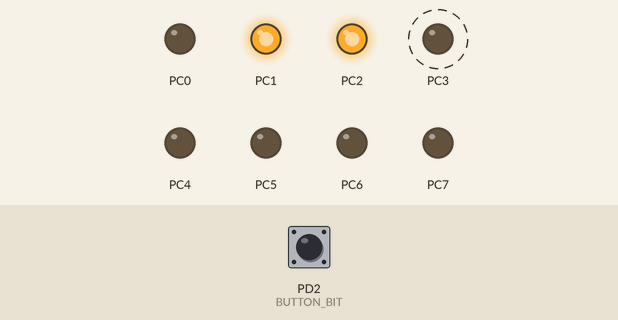
Recording of a program running on a simulated ATmega8515, built with avr-gcc and emulated at 8 MHz. Parts: output pins drawn as LEDs (lit = HIGH). Dashed ring = blinking. Inputs (shaded band) come from the test bench; at power-on: PD2 (BUTTON_BIT) HIGH. Random numbers use the default seed unless the program sets one; pins used as bus, display or sensor lines are not drawn.

Above: at 1.8 s.
1.9 s: PD2 (BUTTON_BIT) pulled LOW for 0.65 s
5.6 s: PD2 (BUTTON_BIT) pulled LOW for 1 s
At 8.3 s:
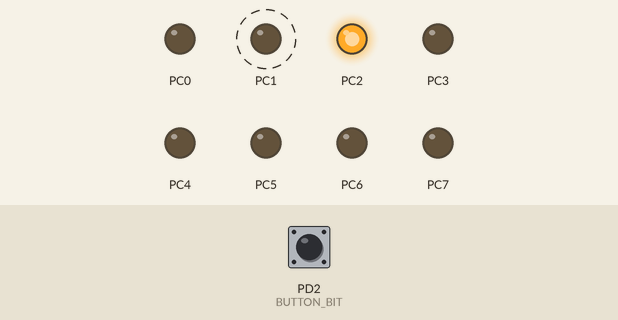
9.7 s: PD2 (BUTTON_BIT) pulled LOW for 0.65 s
At 10.8 s:
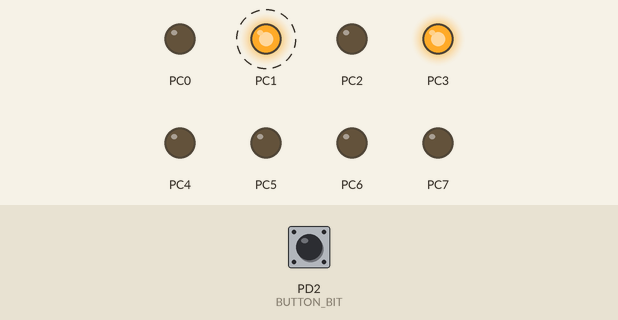
13.4 s: PD2 (BUTTON_BIT) pulled LOW for 3.2 s
At 15.0 s:
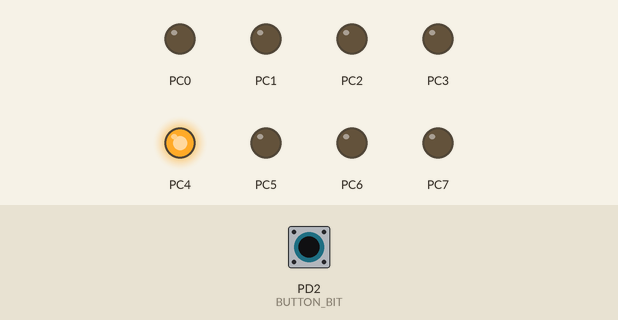
18.2 s: PD2 (BUTTON_BIT) pulled LOW for 1 s
22.3 s: PD2 (BUTTON_BIT) pulled LOW for 3.2 s
At 32.8 s:
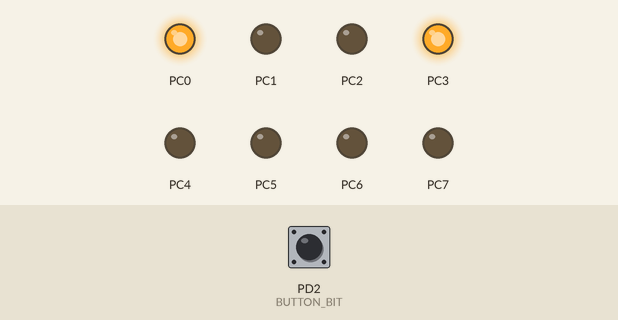
Timing chart, 0 to 48.5 s (numbered marks = the images above; inputs shaded):
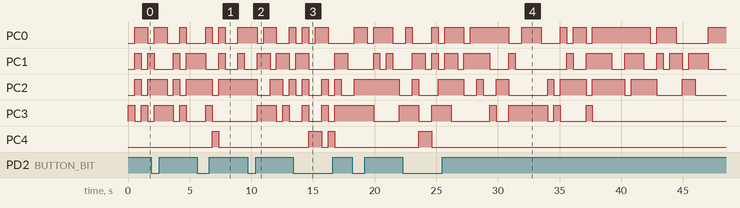

Measured:
- after the input at 5.6 s, PC3: LOW → HIGH after 0.70 s, → LOW 0.53 s later; PC4: LOW → HIGH after 1.2 s, → LOW 0.52 s later
- after the input at 9.7 s, PC3: LOW → HIGH after 0.78 s, → LOW 1.6 s later, → HIGH 0.52 s later, → LOW 0.52 s later
- after the input at 13.4 s, PC4: LOW → HIGH after 1.3 s, → LOW 1.1 s later, → HIGH 0.53 s later, → LOW 0.53 s later
- after the input at 22.3 s, PC4: LOW → HIGH after 1.3 s, → LOW 1.1 s later

The program:

main.c
```c
//program to test a library I found for the ht1632c
//just makes a line travel across the display

#include <avr/io.h>
#include <stdio.h>
#include <stdlib.h>
#include <util/delay.h>
#include "ht1632c.h"
#include <avr/interrupt.h>

#define X_AXIS_LEN 32
#define Y_AXIS_LEN 8

#define BUTTON_BIT 2
#define BUTTON_DDR DDRD
#define BUTTON_PORT PORTD

#define DIFF_DEBUG_DDR DDRC
#define DIFF_DEBUG_PORT PORTC
#define DIFF DEBUG_BIT_LEN 6

#define LOW_DIFF_THRESHOLD 20

static uint8_t bright = 0;  /* current LED brightness */
static uint8_t fb[X_AXIS_LEN];      /* framebuffer */
static char buf[8]; /* general purpose */

static uint8_t state_storage[32]; //area to store pixel states

void clear_fb(void);

void push_fb(void);

void get_new_states(void);
uint8_t get_new_pixel_state(uint8_t in_states[], int8_t x, int8_t y);
uint8_t get_current_pixel_state(uint8_t in[], int8_t x,int8_t y);

uint8_t get_difference(uint8_t a[],uint8_t b[]);

uint8_t low_diff_count=0;
uint8_t old_low_diff_count=0;

void init_button(void);

void reset_grid(void);

int main(void)
{
    //init stuff
    ht1632c_init();

    //put some stuff on it
    /*uint8_t k;
    for(k=0;k<X_AXIS_LEN;k++){
        int rand=89;
        uint8_t thing = (uint8_t)rand();
        rand=(rand*109+89)%251;
        fb[k] = ((uint8_t)rand & 0x8f);

    }*/
    init_button();
    reset_grid();


    DDRC = 0xff;


    //test glider
    //fb[29] = 0b00100000;
    //fb[30] = 0b00101000;
    //fb[31] = 0b00110000;

    while(1){
        /*char c;
        for(c = 0;c<32;c+=1){
            clear_fb();
            fb[c]=0xff;
            //ht1632c_clear_fb(fb);
            push_fb();

            _delay_ms(100);
            //ht1632c_flush_fb(fb);
            //_delay_ms(10);

        }*/
        push_fb();
        //if(bit_is_set(PIND, BUTTON_BIT) || (get_difference(fb,state_storage)<2)){
        //    reset_grid();
        //}

        get_new_states();

        _delay_ms(500);

    }
}

void clear_fb(void){
    uint8_t count;
    for(count=0;count<32;count++){
        fb[count]=0;
    }
}

void push_fb(void){
    uint8_t i=0;
    uint8_t j=0;
    for(i=0;i<32;i++){
        ht1632c_data8(j,fb[i]);
        j+=2;
    }
}

void init_button(void){

    BUTTON_DDR &= ~(1<<BUTTON_BIT);
    //enable pullup
    BUTTON_PORT |= (1<<BUTTON_BIT);


}

void reset_grid(void){

    uint8_t k;
    for(k=0;k<X_AXIS_LEN;k++){
        //int rand=89;
        uint8_t thing = (uint8_t)rand();
        //rand=(rand*109+89)%251;
        //fb[k] = ((uint8_t)rand & 0x8f);
        fb[k] = ((uint8_t)rand() & 0xff);
    }


}

uint8_t get_current_pixel_state(uint8_t in[], int8_t x,int8_t y){

    //for wrapping
    if(x < 0){ x = (X_AXIS_LEN - 1);}
    if(x == X_AXIS_LEN) {x = 0;}
    if(y < 0){ y = (Y_AXIS_LEN-1);}
    if(y == Y_AXIS_LEN) {y = 0;}

    return (in[x] & (1<<y));
}

uint8_t get_new_pixel_state(uint8_t in_states[], int8_t x,int8_t y){

    uint8_t n=0;
    uint8_t state_out=0;

    //check on neighbors
    if(get_current_pixel_state(in_states, x-1,y)){n++;}
    if(get_current_pixel_state(in_states, x-1,y+1)){n++;}
    if(get_current_pixel_state(in_states, x-1,y-1)){n++;}

    if(get_current_pixel_state(in_states, x,y-1)){n++;}
    if(get_current_pixel_state(in_states, x,y+1)){n++;}

    if(get_current_pixel_state(in_states, x+1,y)){n++;}
    if(get_current_pixel_state(in_states, x+1,y+1)){n++;}
    if(get_current_pixel_state(in_states, x+1,y-1)){n++;}

    //now determine if dead or alive by neighbors

    if((n<2)){state_out=0;}
    else if ((n<=3) && get_current_pixel_state(in_states, x, y)){state_out=1;}
    else if ((n==3)){state_out=1;}
    else if ((n>3)){state_out=0;}

    return state_out;
}

void get_new_states(void){
//find all the new states and put them in the buffer

    //copy the current stuff into storage
    int8_t x=0;
    //for(x=0;x<X_AXIS_LEN;x++){
    //    state_storage[x] = fb[x];
    //}

    //now get all new states
    for(x=0;x<X_AXIS_LEN;x++){
        int8_t y=0;
        for(y=0;y<Y_AXIS_LEN;y++){

            if(get_new_pixel_state(fb, x, y)==1){
                //fb[x] |= (1<<y);
                state_storage[x] |= (1<<y);
            } else {
                //fb[x] &= ~(1<<y);
                state_storage[x] &= ~(1<<y);
            }
        }
    }
    uint8_t diff_val= get_difference(state_storage,fb);
    //PORTC = get_difference(state_storage,fb);
    PORTC = diff_val;

    //if((get_difference(state_storage,fb)<10)){
    //        reset_grid();
    //}
    //if(bit_is_clear(PIND, BUTTON_BIT)|| (diff_val < 2)){
    //    reset_grid();
    //}
    if((diff_val <= 4)){
        low_diff_count++;
    }else{
        if(low_diff_count > 0){
        low_diff_count--;
        }
    }

    if(bit_is_clear(PIND, BUTTON_BIT)){
        reset_grid();
    }
    else if(low_diff_count > LOW_DIFF_THRESHOLD){
        low_diff_count=0;
        reset_grid();
    }

    else{

    //int8_t x=0;
    for(x=0;x<X_AXIS_LEN;x++){
        //state_storage[x] = fb[x];
        fb[x] = state_storage[x];
    }
    }
}

//from other code
uint8_t get_difference(uint8_t a[],uint8_t b[])
{
	uint8_t x_v,y_v,diff=0;

	for(x_v=0; x_v < X_AXIS_LEN; x_v++)
	{
		for(y_v=0; y_v < Y_AXIS_LEN; y_v++)
		{
			if(( (get_current_pixel_state(a,x_v,y_v)==1) && (get_current_pixel_state(b,x_v,y_v) == 0))
            || ((get_current_pixel_state(a,x_v,y_v)==0) && (get_current_pixel_state(b,x_v,y_v)==1))){

            diff++;}
		}
	}
	return diff;
}
```

ht1632c.c
```c
#include "ht1632c.h"

#include <avr/io.h>
#include <stdio.h>

/* set this to the port the controller is connected to */
#define HT1632C_PORT		PORTB
#define HT1632C_DDR		DDRB
#define HT1632C_CS		_BV(4)
#define HT1632C_WRCLK		_BV(5)
#define HT1632C_DATA		_BV(6)

/*
#define BIT_SLEEP do { asm volatile ("nop;\n\tnop;\n\tnop;\n"); } while(0)
*/
#define BIT_SLEEP do { } while(0)

static void
ht1632c_start(void)
{
	BIT_SLEEP;
	HT1632C_PORT &= ~ HT1632C_CS;
}

static void
ht1632c_stop(void)
{
	BIT_SLEEP;
	HT1632C_PORT |= HT1632C_CS;
}

/* clock out bits to HT1632C, start with the bit
 * indicated by mask (MSB). */
static void
ht1632c_bits_mask(uint8_t bits, uint8_t mask)
{
	while ( mask ) {	/* 8 bits, until we have shifted out the 1 */
		HT1632C_PORT &= ~ HT1632C_WRCLK;
		if ( bits & mask )
			HT1632C_PORT |= HT1632C_DATA;
		else
			HT1632C_PORT &= ~ HT1632C_DATA;

		BIT_SLEEP;
		HT1632C_PORT |= HT1632C_WRCLK;
		BIT_SLEEP;

		mask >>= 1;
	}
}

/* gcc does not inline ht1532c_bits_mask, because it's huge. But
 * the 1 << (n-1) is actually pretty complicated on
 * AVR { implemented as while(i) k<<= 1 }.
 */
#define HT1632C_BITS(bits,n) ht1632c_bits_mask((bits),1 << ((n)-1))

/* send a 8-bit command to the LED controller */
void
ht1632c_cmd(uint8_t cmd)
{
	ht1632c_start();
	HT1632C_BITS(0x04, 3);	/* 1 0 0 */
	HT1632C_BITS(cmd,  8);	/* ... command ... */
	HT1632C_BITS(0,    1);	/* ... dummy? ... */
	ht1632c_stop();
}

void
ht1632c_bright(uint8_t val)
{
	ht1632c_cmd(0xa0 | (val & 0x0f));  /* 101X-vvvv-X */
}

void
ht1632c_onoff(uint8_t val){
	ht1632c_cmd(0x00 | !!val); /* 0000-0000-X and 0000-0001-X */
}

void
ht1632c_ledonoff(uint8_t val){
	ht1632c_cmd(0x02 | !!val); /* 0000-0010-X and 0000-0011-X */
}

void
ht1632c_blinkonoff(uint8_t val){
	ht1632c_cmd(0x08 | !!val); /* 0000-1000-X and 0000-1001-X */
}

void
ht1632c_slave(uint8_t val){
	val = val ? 0x04 : 0;
	ht1632c_cmd(0x10 | val ); /* 0001-00XX-X and 0001-01XX-X */
}

void
ht1632c_clock(uint8_t val){
	val = val ? 0x04 : 0;
	ht1632c_cmd(0x18 | val ); /* 0001-10XX-X and 0001-11XX-X */
}

void
ht1632c_opts(uint8_t val){
	val = (val & 0x03) << 2;
	ht1632c_cmd(0x20 | val ); /* 0010-abXX-X and 0001-11XX-X */
}

/* write 4 bits of data to LED matrix controller */
void
ht1632c_data4(uint8_t addr, uint8_t nibble)
{
	ht1632c_start();
	HT1632C_BITS(0x05,  3 );  /* 1 0 1 */
	HT1632C_BITS(addr,  7 );  /* ... command ... */
	HT1632C_BITS(nibble,4 );
	ht1632c_stop();
}

/* write 8 bits to address addr & addr + 1 */
void
ht1632c_data8(uint8_t addr, uint8_t byte)
{
	ht1632c_start();
	HT1632C_BITS(0x05,  3 );  /* 1 0 1 */
	HT1632C_BITS(addr,  7 );  /* ... command ... */
	HT1632C_BITS(byte,  8 );
	ht1632c_stop();
}

void
ht1632c_clear_fb(uint8_t *fbmem)
{
	uint8_t i;
	for(i=0;i<HT1632C_WIDTH;i++)
		*fbmem++ = 0;
}

/* flush a 32x8 framebuffer to the LED matrix */
void
ht1632c_flush_fb(uint8_t *fbmem)
{
	uint8_t addr=0;
	uint8_t fbbit=0x80;
	uint8_t ledbit;

	ht1632c_start();
	HT1632C_BITS(0x05,  3 );  /* 1 0 1 */
	HT1632C_BITS(addr,  7 );  /* ... command ... */

	for(addr=0;addr < 64; addr+= 2){
		/* for one 8-pixel-block from left to right
		 * the framebuffer (byte) address increases and
		 * the LED matrix controller bit number decreases, so...
		 */

		ledbit = 0x80; /* start MSB */
		while(ledbit){
			HT1632C_PORT &= ~ HT1632C_WRCLK;
			if(*fbmem & fbbit)
				HT1632C_PORT |= HT1632C_DATA;
			else
				HT1632C_PORT &= ~ HT1632C_DATA;
			fbmem++;	/* next column in FB */
			ledbit >>= 1;	/* next column in LED controller */
			HT1632C_PORT |= HT1632C_WRCLK;
		}
		fbmem -= 8;		/* move back FB memory pointer */

		fbbit >>= 1;		/* move to next row in FB */
		if(!fbbit){		/* reached bottom row?... */
			fbmem += 8;	/* move to next block */
			fbbit=0x80;	/* start at 1 */
		}
	}

	ht1632c_stop();

}

void
ht1632c_init(void)
{
	uint8_t mask = HT1632C_WRCLK | HT1632C_CS | HT1632C_DATA;
	int i;

	HT1632C_PORT |= mask;
	HT1632C_DDR  |= mask;

	ht1632c_start();
	ht1632c_stop();

	ht1632c_onoff(0);
	ht1632c_onoff(1);
	ht1632c_slave(1); /* master mode */
	ht1632c_clock(0); /* internal RC clock */
	ht1632c_opts(0);  /* 0: 8 commons, n-mos outputs */
	ht1632c_bright(7);

	/* clear buffer memory */
	for(i=0;i<64;i++)
		ht1632c_data4(i,i);

	ht1632c_ledonoff(1); /* turn on */
}
```

ht1632c.h
```c
#ifndef HT1632C_H
#define HT1632C_H

#include <stdint.h>

#define HT1632C_WIDTH 32
#define HT1632C_HEIGHT 8

/* set brightness, val = 0 (1/16 pwm) ... 15 (16/16 pwm) */
extern void ht1632c_bright(uint8_t val);

/* onoff: val==0: turn off system oscillator and LED duty cycle generator
 *        val==1: turn on system oscillator */
extern void ht1632c_onoff(uint8_t val);

/* val==0: turn off LED duty cycle generator;
 * val==1: turn on LED duty cycle generator */
extern void ht1632c_ledonoff(uint8_t val);

/* turn on or off blinking function */
extern void ht1632c_blinkonoff(uint8_t val);

/* val == 0: slave mode, 1: master mode */
extern void ht1632c_slave(uint8_t val);

/* 0: on chip RC, 1: external clock */
extern void ht1632c_clock(uint8_t val);

/* options: 0: n-mos open drain output, 8 common option
 *          1: n-mos open drain output, 16 common option
 *          2: p-mos open drain output, 8 common option
 *          3: p-mos open drain output, 16 common option
 */
extern void ht1632c_opts(uint8_t val);

/* set up everything related to the ht1632c */
extern void ht1632c_init(void);

/* write 4 bits to ht1632c data ram */
extern void ht1632c_data4(uint8_t addr, uint8_t nibble);

/* write 4 MSBs of byte to addr, 4 LSB of byte to addr+1 */
extern void ht1632c_data8(uint8_t addr, uint8_t byte);

/* flush a 32byte/8bit framebuffer to LED matrix */
extern void ht1632c_flush_fb(uint8_t *fbmem);

/* clear framebuffer (all LEDs off) */
extern void ht1632c_clear_fb(uint8_t *fbmem);

#endif
```
